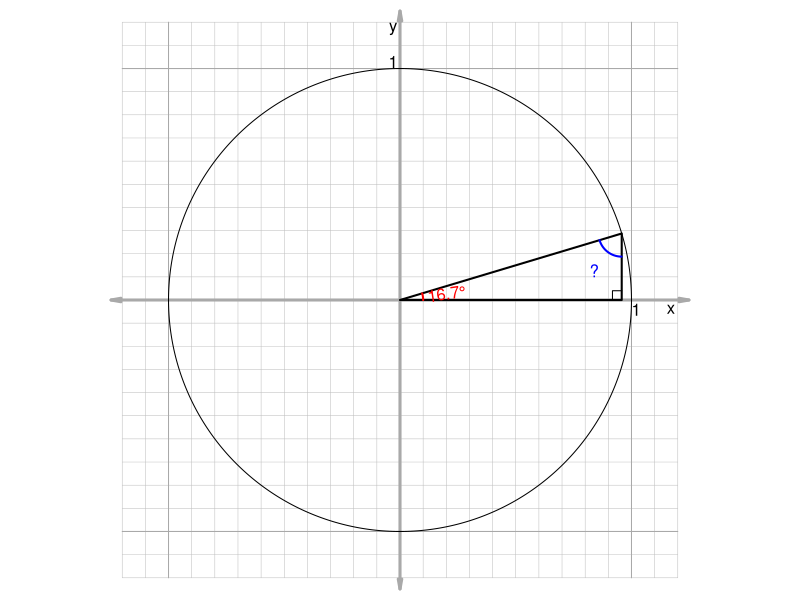

This chart was generated by the following R code:
## ---- chunk 1
deg1 = round(runif(1,15,75),1)
deg2 = 90-deg1
## ---- chunk 2
par(mar=c(0,0,0,0),pty="s")
dd = 1.2
plot(0,0,"n",xlim=c(-dd,dd),ylim=c(-dd,dd),axes=F,ann=F)
for(i in seq(-dd,dd,0.1)){
    lines(c(i,i),c(-dd,dd),col="grey",lwd=0.5)
    lines(c(-dd,dd),c(i,i),col="grey",lwd=0.5)
}
for(i in seq(-1,1,1)){
    lines(c(i,i),c(-dd,dd),col="darkgrey",lwd=1)
    lines(c(-dd,dd),c(i,i),col="darkgrey",lwd=1)
}
arrows(-dd*1.04,0,dd*1.04,0,0.1,10,3,lwd=3,col="darkgrey")
arrows(0,-dd*1.04,0,dd*1.04,0.1,10,3,lwd=3,col="darkgrey")
text(1.02,-0.04,"1")
text(-0.03,1.03,"1")
text(1.17,-0.04,"x")
text(-0.03,1.17,"y")

th = seq(0,2*pi,pi/360)
lines(cos(th),sin(th))

rad1 = deg1*pi/180

polygon(c(0,cos(rad1),cos(rad1)),c(0,sin(rad1),0),border="black",lwd=2)
db = 0.04
lines(c(cos(rad1)-db,cos(rad1)-db,cos(rad1)),
      c(0,db,db))


th2 = seq(0,rad1,pi/360)
lines(0.1*cos(th2),0.1*sin(th2),col="red",lwd=2)
text(0.12*cos(rad1/2),0.12*sin(rad1/2),paste0(deg1,"°",collapse=""),col="red",srt=deg1/2,adj=c(0,0.5))

rad2 = deg2*pi/180
th3 = seq(3*pi/2-rad2,3*pi/2,pi/360)
lines(cos(rad1)+0.1*cos(th3),sin(rad1)+0.1*sin(th3),col="blue",lwd=2)
text(cos(rad1)+0.2*cos(-pi/2-rad2/2),
     sin(rad1)+0.2*sin(-pi/2-rad2/2),"?",col="blue")
